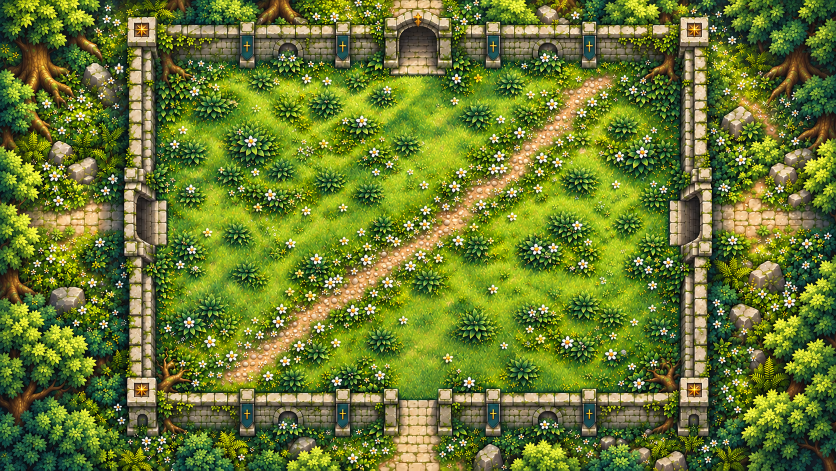
#> input picture art_src/room_whole_v45/forest_clearing_v03/master_native.png, 1672 x 941 px (shown at 1/2 size)
$ python bake.py
#> lines starting #> are read from the running program, lines starting #| are printed output that depends on the picture; after the words box and inside, x2 and y2 are one past the last pixel; in counts of white or black regions, pixels touching at a corner belong together
"""V45 experiment: bake full frames from a single immutable master, not AI frame redraw."""
from pathlib import Path
import hashlib, json, math
import numpy as np
from PIL import Image, ImageDraw

ROOT = Path(__file__).resolve().parent
im = Image.open(ROOT / 'master_native.png').convert('RGB')
#> im is the input picture: PIL image 1672x941 RGB; mean R, G, B 104.4, 121.2, 46.5
base = np.asarray(im)
h, w = base.shape[:2]
#> h = 941; w = 1672
assert (w, h) == (1672, 941), 'Review masks again if master changes'
# Hand-selected foliage crowns, in native master pixels. Bottom/root stays fixed.
# Do not include walls, trunks, entrance mouths or gravel path.
regions = [
    (400,207,40,35),(490,273,44,35),(574,214,32,30),
    (654,201,33,29),(624,351,32,29),(579,376,29,25),
    (391,289,31,27),(378,641,36,29),(402,534,34,28),
    (589,748,36,26),(857,542,39,31),
    (1047,735,34,29),(1105,622,41,34),
    (1211,624,31,27),(1312,705,39,32),(1293,576,35,29),
    (1303,391,37,30),(1281,306,38,32),(1248,245,39,32),
    (1171,358,32,29),(1074,508,39,30),
    (947,220,38,31),(982,443,35,29),
    (816,289,30,27),(745,410,34,26),
]
yy, xx = np.mgrid[:h,:w].astype(np.float32)
weights = []
annotated = im.copy()
draw = ImageDraw.Draw(annotated)
for i,(cx,cy,rx,ry) in enumerate(regions):
    # Compact smooth elliptical support. Displacement is zero at support boundary.
    r2 = ((xx-cx)/rx)**2 + ((yy-cy)/ry)**2
    crown = np.clip(1-r2, 0, 1)**2
    height = np.clip((cy+ry-yy)/(2*ry),0,1)
    weight = crown * height * 2
    weights.append(weight)
    draw.ellipse((cx-rx,cy-ry,cx+rx,cy+ry),outline='#ff8b40',width=1)
    draw.text((cx-rx,cy-ry-12),str(i+1),fill='white',stroke_width=1,stroke_fill='black')
#> after the loop, weights = 25 items
annotated.save(ROOT/'foliage_regions_review.png')
support = np.any(np.array(weights)>0,axis=0)
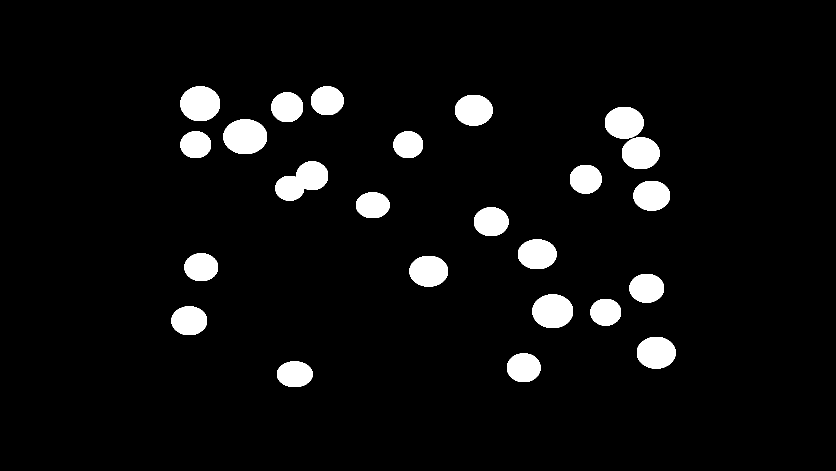
#> support: shape (941, 1672) bool (shown at 1/2 size); 5.3% white; 24 white regions, largest, box (x1, y1, x2, y2) and area: (551, 323, 656, 401) 5042, (447, 239, 534, 308) 4823, (361, 173, 440, 242) 4379
Image.fromarray(support.astype('uint8')*255).save(ROOT/'motion_support.png')

def bake(t):
    dx=np.zeros((h,w),np.float32)
    dy=np.zeros_like(dx)
    for i,weight in enumerate(weights):
        # Rational, fixed phases; one closed cycle every eight frames, no RNG.
        phase=(i*3 % 8)*math.tau/8
        wave=math.sin(t+phase)
        dx+=weight * (1.7*wave)
        dy+=weight * (0.25*math.sin(t+phase+0.45))
    # Sample immutable mother frame, never the preceding raster frame.
    sx=np.clip(xx-dx,0,w-1); sy=np.clip(yy-dy,0,h-1)
    x0=np.floor(sx).astype(int); y0=np.floor(sy).astype(int)
    x1=np.minimum(x0+1,w-1); y1=np.minimum(y0+1,h-1)
    fx=(sx-x0)[...,None]; fy=(sy-y0)[...,None]
    out=np.rint((base[y0,x0]*(1-fx)+base[y0,x1]*fx)*(1-fy)
                +(base[y1,x0]*(1-fx)+base[y1,x1]*fx)*fy).clip(0,255).astype('uint8')
    out[~support]=base[~support]  # exact static-region guarantee
    return out, float(np.hypot(dx,dy).max())

frames=[]; maximum=0
(ROOT/'frames').mkdir(exist_ok=True)
for i in range(8):
    out,displacement=bake(i*math.tau/8)
    assert np.array_equal(out[~support],base[~support])
    frames.append(out); maximum=max(maximum,displacement)
    Image.fromarray(out).save(ROOT/'frames'/f'frame_{i:02d}.png')
#> after the loop, frames = 8 items
loop,_=bake(math.tau)
#> the loop in bake (call 9), `for i,weight in enumerate(weights):` made 25 passes
#> (phase, wave) on passes 1 to 12: (0, -2.45e-16), (2.36, 0.707), (4.71, -1), (0.785, 0.707), (3.14, 3.67e-16), (5.5, -0.707), (1.57, 1), (3.93, -0.707), (0, -2.45e-16), (2.36, 0.707), (4.71, -1), (0.785, 0.707)
#> after the loop in bake (call 9), `for i,weight in enumerate(weights):`:
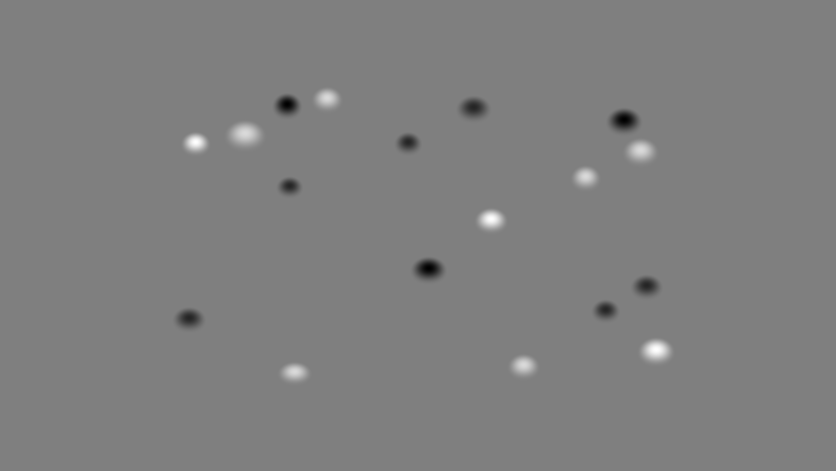
#> dx: shape (941, 1672) float32 (shown at 1/2 size); min -1.88, max 1.88, mean 0.000405; drawn with min black and max white
#> after the loop in bake (call 9), `for i,weight in enumerate(weights):`:
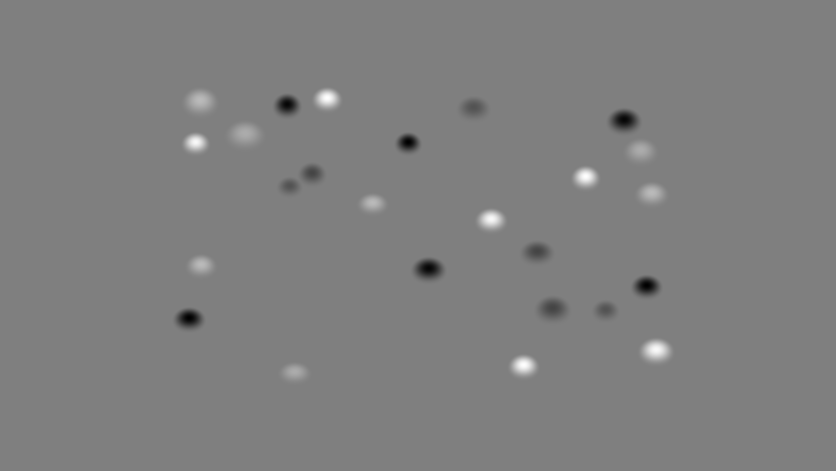
#> dy: shape (941, 1672) float32 (shown at 1/2 size); min -0.261, max 0.261, mean 6.68e-05; drawn with min black and max white
#> in bake (call 9), `sx = np.clip(xx - dx, 0, w - 1)`:
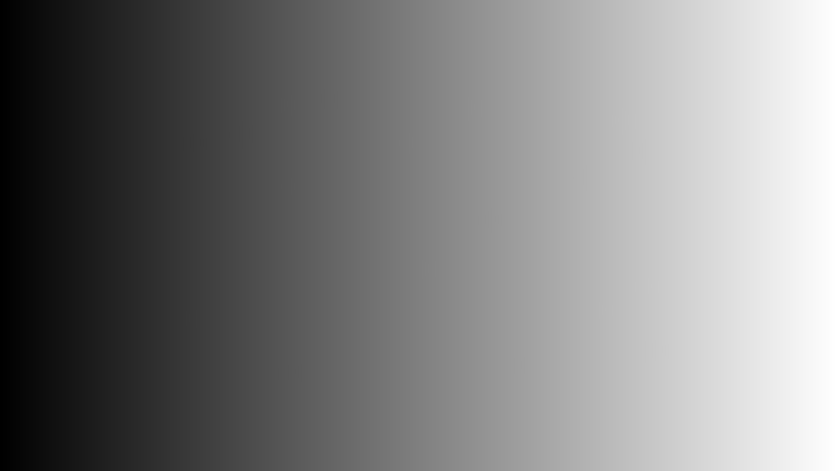
#> sx: shape (941, 1672) float32 (shown at 1/2 size); min 0, max 1671, mean 835.5; drawn with min black and max white
#> in bake (call 9), `sy = np.clip(yy - dy, 0, h - 1)`:
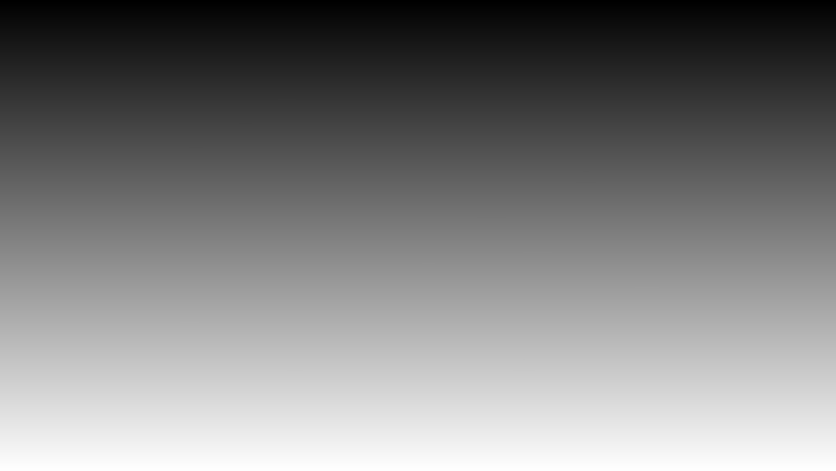
#> sy: shape (941, 1672) float32 (shown at 1/2 size); min 0, max 940, mean 470; drawn with min black and max white
#> in bake (call 9), `y0 = np.floor(sy).astype(int)`:
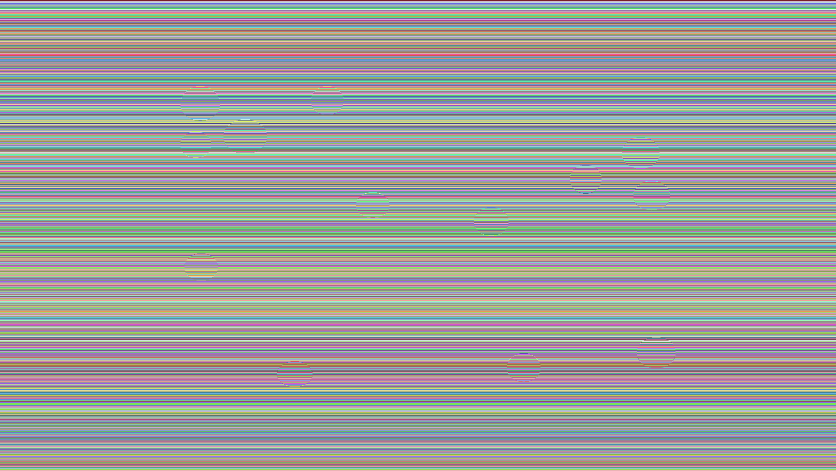
#> y0: shape (941, 1672) int64 (shown at 1/2 size); 941 distinct labels, from 0 to 940; one colour per label, 0 black
#> in bake (call 9), `y1 = np.minimum(y0 + 1, h - 1)`: y1: shape (941, 1672) int64; 940 distinct labels, from 1 to 940
#> in bake (call 9), `fy = (sy - y0)[..., None]`:
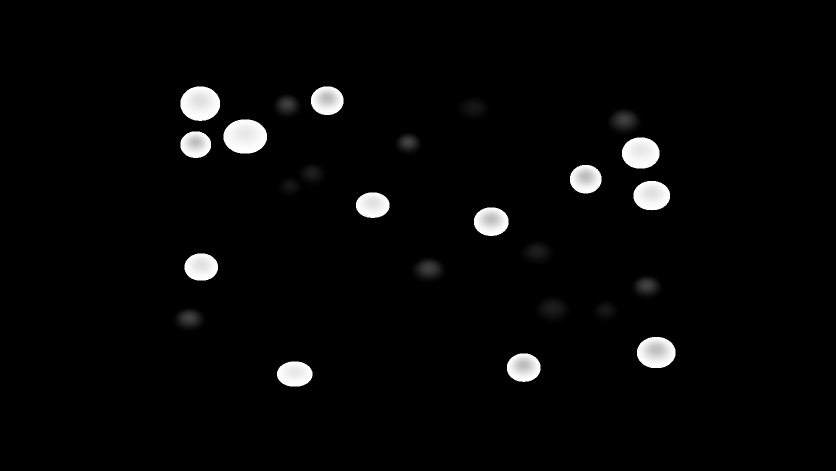
#> fy: shape (941, 1672, 1) float64 (shown at 1/2 size); min 0, max 1, mean 0.0274
assert np.array_equal(loop,frames[0]), 'Analytic loop must close exactly'
hashes=[hashlib.sha256(f.tobytes()).hexdigest() for f in frames]
#> hashes = 8 items
assert len(set(hashes)) == 8
steps=[float(np.abs(frames[(i+1)%8].astype(float)-f).mean()) for i,f in enumerate(frames)]
#> steps = [0.299, 0.28, 0.273, 0.291, 0.298, 0.279, 0.272, 0.292]
audit={
    'status':'native_resolution_style_and_motion_trial_not_runtime_admitted',
    'method':'one imagegen master, deterministic local inverse warp baked to eight full images',
    'native_size':[w,h], 'requested_size':[2560,1440], 'upscaled':False,
    'fps':6,'frame_count':8,'regions':regions,'maximum_displacement_px':maximum,
    'moving_support_fraction':float(support.mean()),'unchanged_outside_support':True,
    'frame_8_equals_frame_0':True,'unique_frames':len(set(hashes)),
    'adjacent_mean_absolute_rgb_difference_including_wrap':steps,
    'pixel_sha256':hashes,
    'master_file_sha256':hashlib.sha256((ROOT/'master_native.png').read_bytes()).hexdigest(),
    'rgba8_estimated_MiB':w*h*4*8/1024**2,
    'limitations':['native output is below requested 2K',
        'AI master preserves overall layout but is not proven pixel registered to original gameplay',
        'elliptical crowns include some adjacent grass; these are local deformations, not articulated leaf animation',
        'no formal-game replacement or GL performance validation'],
}
(ROOT/'audit.json').write_text(json.dumps(audit,indent=2),encoding='utf-8')
print(json.dumps({k:v for k,v in audit.items() if k not in ['pixel_sha256','regions','limitations']},indent=2))
#> (printed output is left out)
